Frame 1 (no input): blank canvas, image omitted
Frame 60 (the mouse pressed at the canvas centre just before this capture): blank canvas, image omitted
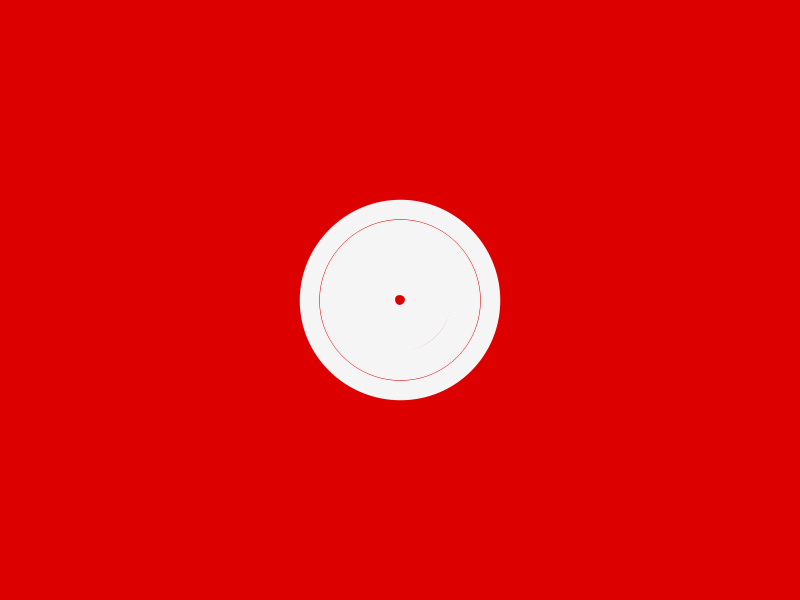
Frame 120 (the mouse held since frame 60 and released just before this capture)

The Processing sketch whose frames 1 and 60 were blank and that drew this single picture after the mouse press (run headless with seeded random() and noise(); from frame 60 on, the mouse is pressed at the canvas centre):

// Processing sketch: basics_01
// ── basics_01.pde
// Create circles on mousepress
// modify appereance attributes

void setup() {
  // create app window
  // 2 parameters ( width, height )
  size( 800, 600 );
  
  // sets window background color
  background( 220, 0, 0 );
}


void draw() {
  // if statement to check if the user has press a mouse button
  if ( mousePressed ) {
    // creates a local variable "radius"
    // and assigns a random value from 10 to 200
    float radius = random( 10, 200 );
    
    // tells the next drawing elemnt to have no fill color
    noFill();
    
    // set stroke attributes
    strokeWeight( random(1, 10) );
    stroke( 245 );
    
    // draw an ellipse at mouse x/y position with "radius" dimensions
    ellipse( mouseX, mouseY, radius, radius );
  }
}
